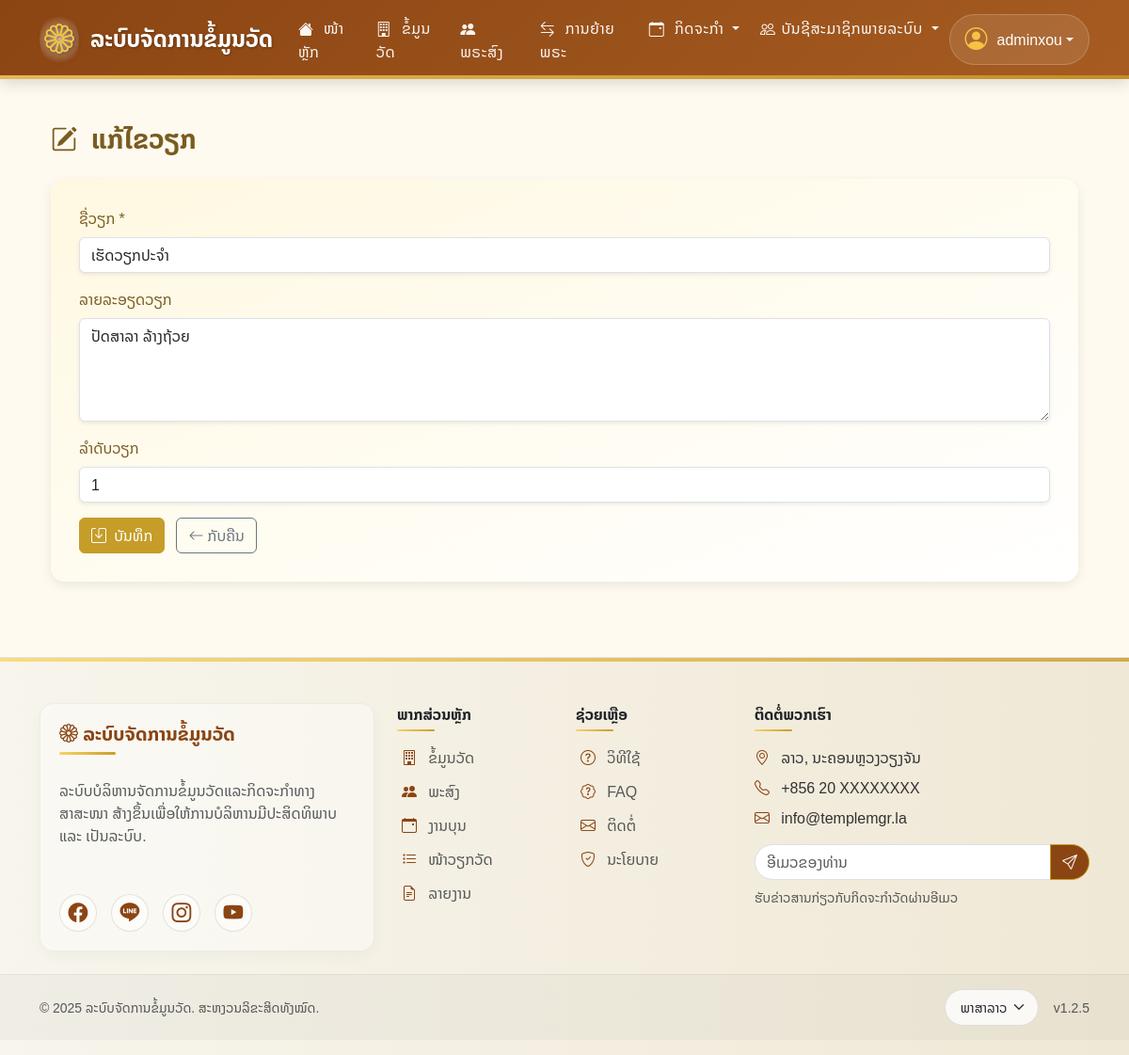
The page /monk_work/work_edit.php?id=1 (signed in) on the database its author committed.
### tables this page shows
CREATE TABLE `monk_work` (
  `work_id` int(11) NOT NULL,
  `work_name` varchar(255) NOT NULL,
  `work_description` text DEFAULT NULL,
  `work_order` int(11) DEFAULT 0,
  `created_at` timestamp NULL DEFAULT current_timestamp(),
  `updated_at` timestamp NULL DEFAULT current_timestamp() ON UPDATE current_timestamp()
);

### monk_work/work_edit.php (the view, shortened to what this page needs)
<?php
require_once '../config.php';
$work_id = isset($_GET['id']) ? filter_var($_GET['id'], FILTER_VALIDATE_INT) : 0;
$stmt = $conn->prepare("SELECT * FROM monk_work WHERE work_id = ?");
$stmt->bind_param("i", $work_id);
$stmt->execute();
$work = $stmt->get_result()->fetch_assoc();
include '../includes/header.php';
?>
<div class="container mt-4 mb-5">
  <h3 class="mb-4 fw-bold text-brown">
    <i class="bi bi-pencil-square me-2"></i> ແກ້ໄຂວຽກ
  </h3>
  <form method="post" class="form-card">
    <div class="mb-3">
      <label for="work_name" class="form-label">ຊື່ວຽກ *</label>
      <input type="text" name="work_name" id="work_name" class="form-control shadow-sm"
             value="<?= htmlspecialchars($work['work_name']) ?>" required>
    </div>
    <div class="mb-3">
      <label for="work_description" class="form-label">ລາຍລະອຽດວຽກ</label>
      <textarea name="work_description" id="work_description" class="form-control shadow-sm" rows="4"><?= htmlspecialchars($work['work_description']) ?></textarea>
    </div>
    <div class="mb-3">
      <label for="work_order" class="form-label">ລຳດັບວຽກ</label>
      <input type="number" name="work_order" id="work_order" class="form-control shadow-sm"
             value="<?= $work['work_order'] ?>" min="1">
    </div>
    <button type="submit" class="btn btn-primary">
      <i class="bi bi-save me-1"></i> ບັນທຶກ
    </button>
    <a href="work_list.php" class="btn btn-outline-secondary ms-2">
      <i class="bi bi-arrow-left"></i> ກັບຄືນ
    </a>
  </form>
</div>
<?php include '../includes/footer.php'; ?>

### includes/header.php (style rules this page uses)
:root { --primary-color: #8b4513; --primary-dark: #6a340f; --primary-light: #a65c21; --secondary-color: #f5c242; --secondary-dark: #e0af30; --accent-color: #ffc107; --background-color: #fffaf0; --text-color: #333; --header-height: 75px; --gold-gradient: linear-gradient(135deg, #f8d568, #cb9b29); --wood-gradient: linear-gradient(135deg,rgb(139, 69, 19), #a65c21); }
body { font-family: 'Noto Sans Lao', sans-serif; background-color: var(--background-color); color: var(--text-color); overflow-x: hidden; }

### monk_work/work_edit.php (style rules this page uses)
.text-brown { color: #7a5c20; }
.form-card { background: linear-gradient(to bottom right, #fff8e1, #fff); padding: 30px; border-radius: 15px; box-shadow: 0 4px 12px rgba(0,0,0,0.08); }
.form-label { color: #7a5c20; }
.btn-primary { background-color: #c59d28; border-color: #c59d28; }

### rows shown on the page
monk_work: work_name "ເຮັດວຽກປະຈຳ", work_description "ປັດສາລາ ລ້າງຖ້ວຍ", work_order "1"

### other values the page prints
$userName "adminxou"
